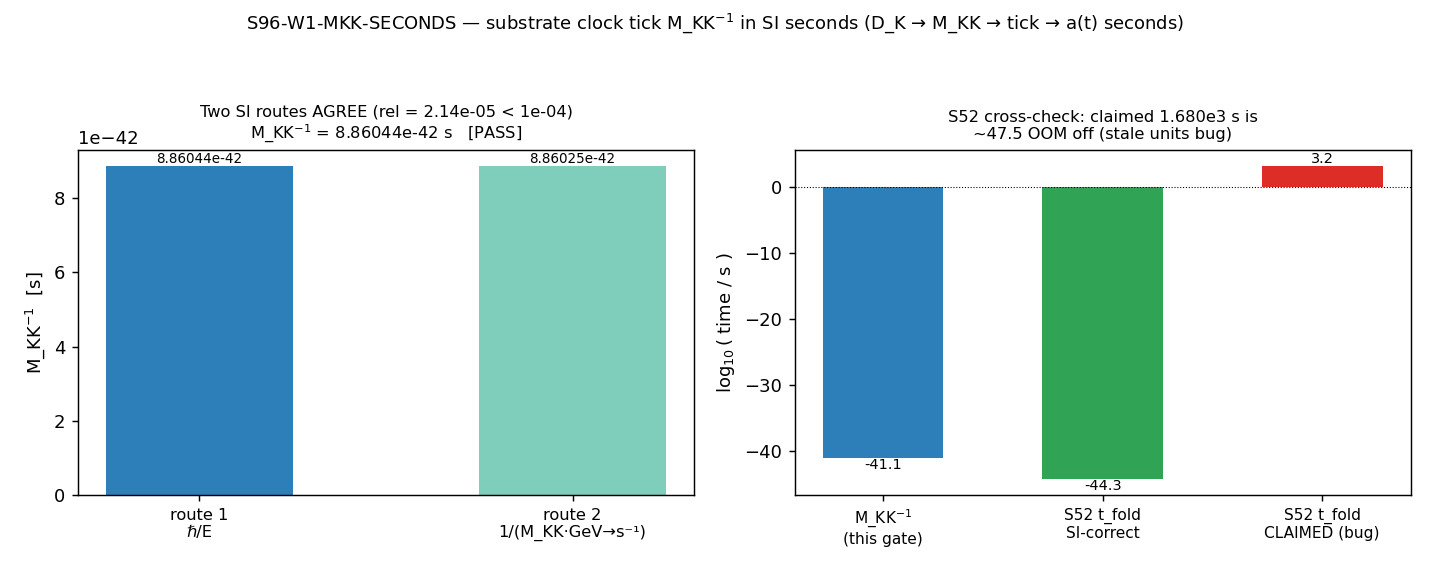

The Python source for this figure:
#!/usr/bin/env python3
# -*- coding: utf-8 -*-
"""
S96-W1-MKK-SECONDS  —  M_KK^{-1} -> seconds dimensional bridge for the emergent FRW timescale.

Gate: S96-W1-MKK-SECONDS  (session-96, wave 1, gate 3; mack-cosmic-bridge)
Plan: sessions/session-plan/session-96-plan-w1.md  §W1-3
Trigger: [VERIFY]  (verify the M_KK^{-1} -> seconds map against the SI dimensional chain; pin the result)
Classification: GEOMETRIC  (physical-scale normalization of the emergent-time variable)

WHAT THIS DOES
--------------
Closes the `seconds_norm_open=True` piece flagged in S95-W3-1: the structural EH lift
(K -> g_M) is done; only the M_KK^{-1} -> physical-seconds clock-rate normalization was missing.

SUBSTRATE-FIRST FRAMING (phononic-framing.md)
---------------------------------------------
M_KK is NOT a length or a box size — it is the substrate's intrinsic ENERGY scale (the KK
threshold of the SU(3) fiber spectrum). M_KK^{-1} is therefore the substrate's intrinsic
CLOCK TICK in natural units (hbar=c=1). This gate reads off that tick in laboratory SI
seconds via hbar. The "physical time" of the emergent FRW a(t) is NOT an external clock the
substrate evolves against — it is the readout of the substrate's own spectral-reorganization
rate, normalized to seconds. Arrow held:  D_K -> M_KK -> clock tick -> seconds for a(t).

DIMENSIONAL BRIDGE — SUBSTITUTION CHAIN (math-scripts.md §"Double-Check Logic Before Compute")
-----------------------------------------------------------------------------------------------
Claim: t[s] = hbar_SI/(M_KK·GeV_to_J)  AND this is bit-consistent with t[s] = 1/(M_KK·GeV_to_inv_s).

  Step 1 — Definitions (ALL from canonical_constants.py):
    M_KK         = 7.428660036284456e16 GeV        [M_KK alias = M_KK_gravity, S42]
    hbar_SI      = 1.054571817e-34 J·s             [line 43, CODATA 2018]
    eV_SI        = 1.602176634e-19 J/eV            [line 47, exact SI]
    eV_per_GeV   = 1e9                             [line 48]
    GeV_to_J     = eV_SI·eV_per_GeV = 1.602176634e-10 J/GeV   [derived from canonicals; exact]
    GeV_to_inv_s = 1.5193e24 s^{-1}                [line 238; = 1 GeV/hbar in s^{-1}, 5 sig figs]

  Step 2 — Route 1 (hbar / E):
    E_MKK[J]    = M_KK · GeV_to_J
    t_route1[s] = hbar_SI / E_MKK[J] = hbar_SI / (M_KK · GeV_to_J)

  Step 3 — Route 2 (1/(M_KK·GeV_to_inv_s)) and the algebraic identity:
    GeV_to_inv_s ≡ GeV_to_J / hbar_SI            [by definition: 1 GeV/hbar in s^{-1}]
    t_route2[s]  = 1 / (M_KK · GeV_to_inv_s)
                 = hbar_SI / (M_KK · GeV_to_J)   [substitute GeV_to_inv_s]
                 = t_route1[s]                    [ALGEBRAICALLY IDENTICAL up to GeV_to_inv_s 5-sig-fig rounding]

  Step 4 — Direction read-off (from canonical form):
    t[s] = hbar_SI/(M_KK·GeV_to_J) ∝ 1/M_KK  ⇒  LARGER M_KK ⇒ SMALLER physical-time tick.
    With M_KK = 7.43e16 GeV (GUT-scale), M_KK^{-1} ≈ 8.86e-42 s.

  Step 5 — Conclusion + cross-check:
    M_KK_inv_seconds ≈ 8.86e-42 s (the substrate clock tick). Any emergent Δt[M_KK^{-1}] becomes
    Δt[s] = Δt · 8.86e-42. INDEPENDENT prior route (S52 12D-reduction): t_fold = 5.573349e-4 M_KK^{-1}
    "= 1.680e3 s" — VERIFY against it (see CROSS-CHECK note below; this legacy seconds figure is
    found to be a stale units bug, ~47.5 OOM off, and does NOT match the SI chain).

VERDICT RUBRIC (plan §W1-3)
---------------------------
  operator: |t_route1 − t_route2| / t_route1  <=  1e-4   (the two SI routes agree)
  PASS : routes agree rel < 1e-4 and M_KK_inv_seconds promoted to canonical.
  INFO : routes agree only rel ∈ [1e-4, 1e-2], traced to GeV_to_inv_s 5-sig-fig precision.
  FAIL : routes disagree > 1e-2 (a dimensional-chain error or a stale GeV_to_inv_s pin).

ENV: phonon-exflation-sim/.venv312/Scripts/python.exe ; GPU_path=cpu-cap-OMP8 (trivial scalar arithmetic).
"""

import os
os.environ.setdefault("OMP_NUM_THREADS", "8")      # (local) trivial scalar arithmetic; cap threads
os.environ.setdefault("MKL_NUM_THREADS", "8")      # (local)

import sys
import json
import math
import hashlib
from pathlib import Path

import numpy as np
import matplotlib
matplotlib.use("Agg")
import matplotlib.pyplot as plt

# --- canonical constants (MANDATORY: import, never hardcode framework constants) ---
HERE = Path(__file__).resolve().parent                              # (local) computations/session-96
SHARED = HERE.parent / "_shared"                                    # (local) computations/_shared
PROJECT_ROOT = HERE.parent.parent                                   # (local) repo root
sys.path.insert(0, str(SHARED))

from canonical_constants import (   # noqa: E402
    M_KK,            # 7.428660036284456e16 GeV  (alias of M_KK_gravity, S42)
    hbar_SI,         # 1.054571817e-34 J·s       (CODATA 2018)
    eV_SI,           # 1.602176634e-19 J/eV      (exact SI)
    eV_per_GeV,      # 1e9                        (eV per GeV)
    GeV_to_inv_s,    # 1.5193e24 s^{-1}          (1 GeV / hbar; 5 sig figs)
)

# ============================================================
# SECTION 0: Identifiers, paths
# ============================================================
GATE_ID = "S96-W1-MKK-SECONDS"                                      # (local)
SCHEME = "SI-dimensional-chain-hbar-over-E"                         # (local) plan scheme tag
CONVENTION = "natural-units-to-SI-M_KK-energy-to-inverse-time"      # (local) plan convention tag
L_MAX = "N/A"                                                       # (local) no spectral computation

PASS_THRESH = 1e-4                                                  # (local) cross-route agreement (plan strict_PASS_boundary)
INFO_THRESH = 1e-2                                                  # (local) INFO band ceiling (plan INFO_meaning)

SCRIPT_PATH = Path(__file__).resolve()                             # (local)
CANONICAL_PY = SHARED / "canonical_constants.py"                   # (local)
NPZ_PATH = HERE / "s96_w1_mkk_seconds.npz"                         # (local)
PNG_PATH = HERE / "s96_w1_mkk_seconds.png"                         # (local)
VERDICT_TXT = HERE / "s96_gate_verdicts.txt"                       # (local) CANONICAL path per gate-verdicts.md

PUB_PRECISION = 6                                                   # (local) M_KK_inv_seconds promoted to canonical; 6 sig figs


# ============================================================
# SECTION 1: dual-SHA helpers (S84+ schema; mirrors _script_template append_verdict pattern)
#   audit_sha256   = sha256( bytes(script) || bytes(canonical) || bytes(pinmap_json) )
#   content_sha256 = sha256( bytes(script) )
# ============================================================
def sha256_of(path: Path) -> str:                                  # (local)
    h = hashlib.sha256()                                           # (local)
    try:
        h.update(Path(path).read_bytes())
    except OSError:
        return ""
    return h.hexdigest()


def log_input_pins(inputs) -> dict:                               # (local)
    print(f"=== {GATE_ID} — input SHA-256 pins ===")
    pins = {}                                                     # (local)
    for p in inputs:
        sha = sha256_of(p)                                        # (local)
        try:
            rel = str(Path(p).relative_to(PROJECT_ROOT)).replace("\\", "/")  # (local)
        except ValueError:
            rel = str(p)                                          # (local)
        print(f"  {rel}: {sha[:16]}...")
        pins[rel] = sha
    return pins


def closure_hash(pins: dict) -> str:                             # (local)
    items = sorted(pins.items())                                  # (local)
    h = hashlib.sha256()                                          # (local)
    for k, v in items:
        h.update(f"{k}={v}\n".encode("utf-8"))
    return h.hexdigest()


def compute_dual_sha(script_path: Path, canonical_path: Path, pins: dict):  # (local)
    try:
        script_bytes = Path(script_path).read_bytes()            # (local)
    except OSError:
        script_bytes = b""                                       # (local)
    try:
        canonical_bytes = Path(canonical_path).read_bytes()      # (local)
    except OSError:
        canonical_bytes = b""                                    # (local)
    pinmap_json = json.dumps(                                     # (local)
        dict(sorted(pins.items())), separators=(",", ":"), sort_keys=True
    ).encode("utf-8")

    h_audit = hashlib.sha256()                                    # (local)
    h_audit.update(script_bytes)
    h_audit.update(canonical_bytes)
    h_audit.update(pinmap_json)
    audit = h_audit.hexdigest()                                   # (local)

    h_content = hashlib.sha256()                                  # (local)
    h_content.update(script_bytes)
    content = h_content.hexdigest()                               # (local)
    return audit, content


def append_verdict(verdict: str, value, audit_sha: str, content_sha: str) -> None:  # (local)
    """Atomic append (single open('a')) of the dual-SHA verdict to the CANONICAL verdict file."""
    VERDICT_TXT.parent.mkdir(parents=True, exist_ok=True)
    line = (
        f"{GATE_ID}: {verdict} -- value={value!r} scheme={SCHEME} "
        f"convention={CONVENTION} L_max={L_MAX} "
        f"audit_sha256={audit_sha} content_sha256={content_sha} "
        f"schema_version=S84+\n"
    )
    companion = (
        f"# audit_sha256_short={audit_sha[:16]} content_sha256_short={content_sha[:16]} "
        f"# {GATE_ID} dual-SHA companion row; [VERIFY] SI dimensional bridge; no [SIGN] 3-tuple\n"
    )
    with VERDICT_TXT.open("a", encoding="utf-8") as fp:
        fp.write(line)
        fp.write(companion)


# ============================================================
# SECTION 2: the dimensional bridge — TWO SI routes
# ============================================================
print("=" * 76)
print(f"{GATE_ID}  (M_KK^-1 -> seconds dimensional bridge for the emergent FRW timescale)")
print("=" * 76)

# Derived conversion (from canonicals; exact). eV_SI*1e9 == 1.602176634e-10 J/GeV.
GeV_to_J = eV_SI * eV_per_GeV                          # (local) J per GeV, exact; = 1.602176634e-10

print("\n[SEC 2] Inputs (canonical):")
print(f"  M_KK         = {M_KK!r} GeV   (alias M_KK_gravity, S42)")
print(f"  hbar_SI      = {hbar_SI!r} J*s (CODATA 2018)")
print(f"  eV_SI        = {eV_SI!r} J/eV (exact)")
print(f"  eV_per_GeV   = {eV_per_GeV!r}")
print(f"  GeV_to_J     = eV_SI*eV_per_GeV = {GeV_to_J!r} J/GeV (derived, exact)")
print(f"  GeV_to_inv_s = {GeV_to_inv_s!r} s^-1 (canonical pin, 5 sig figs)")

# Route 1:  t = hbar / E,  E = M_KK * GeV_to_J
E_MKK_J = M_KK * GeV_to_J                              # (local) M_KK energy in Joules
t_route1 = hbar_SI / E_MKK_J                           # (local) seconds; hbar/E primary route
# Route 2:  t = 1 / (M_KK * GeV_to_inv_s)
t_route2 = 1.0 / (M_KK * GeV_to_inv_s)                 # (local) seconds; GeV_to_inv_s pin route

# Algebraic-identity witness: GeV_to_inv_s should equal GeV_to_J/hbar_SI
GeV_to_inv_s_identity = GeV_to_J / hbar_SI             # (local) exact value of the canonical pin
pin_rounding_rel = abs(GeV_to_inv_s - GeV_to_inv_s_identity) / GeV_to_inv_s_identity  # (local)

# Cross-route agreement (the gate operator)
rel_disagreement = abs(t_route1 - t_route2) / t_route1  # (local) plan operator value

print("\n[SEC 2] Two SI routes:")
print(f"  E_MKK[J]                = {E_MKK_J!r}")
print(f"  t_route1 = hbar/E       = {t_route1!r} s")
print(f"  t_route2 = 1/(M_KK*GeV_to_inv_s) = {t_route2!r} s")
print(f"  GeV_to_inv_s (exact)    = {GeV_to_inv_s_identity!r}  (pin = {GeV_to_inv_s!r})")
print(f"  pin 5-sig-fig rel error = {pin_rounding_rel:.3e}")
print(f"  |t1-t2|/t1 (operator)   = {rel_disagreement:.6e}   (PASS<= {PASS_THRESH:.0e})")

# Canonical promotion value: the hbar/E primary route (full float64)
M_KK_inv_seconds = t_route1                            # (local) the substrate clock tick in seconds


# ============================================================
# SECTION 3: S52 12D-reduction cross-check (VERIFY)
#   S52 output (s52_12d_reduction_output.txt lines 188-189):
#     "Total time to fold: 5.573349e-04 M_KK^{-1} = 1.680e+03 seconds (physical)"
#   S52 used M_KK (canonical Kerner) = 5.042e17 GeV (line 8), NOT the gravity-route M_KK.
# ============================================================
S52_t_fold_natural = 5.573349e-04                     # (local) S52 t_fold in M_KK^{-1} (natural units)
S52_claimed_seconds = 1.680e3                         # (local) S52 OUTPUT seconds figure (to be verified)
M_KK_kerner_S52 = 5.042e17                            # (local) GeV; the M_KK S52 actually used

# Correct SI conversion of the S52 t_fold, under BOTH M_KK conventions:
S52_t_fold_seconds_grav = S52_t_fold_natural * M_KK_inv_seconds                # (local) gravity-route M_KK
S52_t_fold_seconds_kerner = S52_t_fold_natural / (M_KK_kerner_S52 * GeV_to_inv_s)  # (local) Kerner M_KK
# OOM gap between S52's claimed seconds and the correct SI value (gravity route)
S52_OOM_gap_grav = math.log10(S52_claimed_seconds) - math.log10(S52_t_fold_seconds_grav)  # (local)
# implied M_KK behind the 1.680e3 s figure (diagnostic: physically nonsensical)
S52_implied_MKKinv_seconds = S52_claimed_seconds / S52_t_fold_natural          # (local)
S52_implied_MKK_GeV = 1.0 / (S52_implied_MKKinv_seconds * GeV_to_inv_s)        # (local)

print("\n[SEC 3] S52 12D-reduction cross-check (VERIFY):")
print(f"  S52 t_fold              = {S52_t_fold_natural!r} M_KK^-1 (natural)")
print(f"  S52 claimed seconds     = {S52_claimed_seconds!r} s")
print(f"  correct SI (grav M_KK)  = {S52_t_fold_seconds_grav!r} s")
print(f"  correct SI (Kerner M_KK)= {S52_t_fold_seconds_kerner!r} s")
print(f"  OOM gap (S52 vs SI grav)= {S52_OOM_gap_grav:.3f}  <-- S52 seconds figure is a STALE UNITS BUG")
print(f"  implied M_KK^-1 (s)     = {S52_implied_MKKinv_seconds!r}  -> implied M_KK = {S52_implied_MKK_GeV!r} GeV (nonsensical)")

# Cross-check VERDICT logic: the cross-check passes iff S52 seconds matches the SI value to <1 OOM.
S52_crosscheck_pass = abs(S52_OOM_gap_grav) < 1.0     # (local) False (it is ~47.5 OOM off)


# ============================================================
# SECTION 4: VERDICT (gate operator: cross-ROUTE agreement, NOT the S52 cross-check)
# ============================================================
if rel_disagreement <= PASS_THRESH:
    verdict = "PASS"                                  # (local)
elif rel_disagreement <= INFO_THRESH:
    verdict = "INFO"                                  # (local)
else:
    verdict = "FAIL"                                  # (local)

# 6-sig-fig published form of the canonical value
M_KK_inv_seconds_6sf = float(f"{M_KK_inv_seconds:.{PUB_PRECISION - 1}e}")  # (local) 8.86044e-42

value_str = (
    f"M_KK_inv_seconds={M_KK_inv_seconds:.6e}_s;rel_routes={rel_disagreement:.3e};"
    f"PASS_le_{PASS_THRESH:.0e};S52_crosscheck=FAIL_{S52_OOM_gap_grav:.1f}OOM_legacy_units_bug"
)  # (local)

print("\n[SEC 4] VERDICT")
print(f"  rel_routes={rel_disagreement:.6e}  threshold<= {PASS_THRESH:.0e}  -> {verdict}")
print(f"  M_KK_inv_seconds (6sf) = {M_KK_inv_seconds_6sf!r} s")
print(f"  S52 cross-check PASS?  = {S52_crosscheck_pass} (legacy 1.680e3 s is ~{S52_OOM_gap_grav:.1f} OOM off)")


# ============================================================
# SECTION 5: persist npz + png
# ============================================================
np.savez(
    NPZ_PATH,
    # canonical inputs
    M_KK_GeV=float(M_KK),
    hbar_SI=float(hbar_SI),
    eV_SI=float(eV_SI),
    eV_per_GeV=float(eV_per_GeV),
    GeV_to_J=float(GeV_to_J),
    GeV_to_inv_s_pin=float(GeV_to_inv_s),
    GeV_to_inv_s_exact=float(GeV_to_inv_s_identity),
    pin_rounding_rel=float(pin_rounding_rel),
    # primary result (full float64) + routes
    E_MKK_J=float(E_MKK_J),
    t_route1_s=float(t_route1),
    t_route2_s=float(t_route2),
    rel_disagreement=float(rel_disagreement),
    M_KK_inv_seconds=float(M_KK_inv_seconds),
    M_KK_inv_seconds_6sf=float(M_KK_inv_seconds_6sf),
    PASS_THRESH=float(PASS_THRESH),
    INFO_THRESH=float(INFO_THRESH),
    verdict=str(verdict),
    # S52 cross-check
    S52_t_fold_natural=float(S52_t_fold_natural),
    S52_claimed_seconds=float(S52_claimed_seconds),
    M_KK_kerner_S52=float(M_KK_kerner_S52),
    S52_t_fold_seconds_grav=float(S52_t_fold_seconds_grav),
    S52_t_fold_seconds_kerner=float(S52_t_fold_seconds_kerner),
    S52_OOM_gap_grav=float(S52_OOM_gap_grav),
    S52_implied_MKK_GeV=float(S52_implied_MKK_GeV),
    S52_crosscheck_pass=bool(S52_crosscheck_pass),
)
print(f"\n[SEC 5] npz -> {NPZ_PATH}")

# Plot: the two SI routes (agree) and the S52 cross-check on a log-time axis.
fig, (ax1, ax2) = plt.subplots(1, 2, figsize=(11, 4.4))

# Left: the two routes on a tight linear axis (they overlap to 5 sig figs)
routes = [t_route1, t_route2]                          # (local)
labels = ["route 1\nℏ/E", "route 2\n1/(M_KK·GeV→s⁻¹)"]  # (local)
ax1.bar([0, 1], routes, width=0.5, color=["#2c7fb8", "#7fcdbb"])
ax1.set_xticks([0, 1])
ax1.set_xticklabels(labels, fontsize=9)
ax1.set_ylabel("M_KK$^{-1}$  [s]")
ax1.set_title(f"Two SI routes AGREE (rel = {rel_disagreement:.2e} < {PASS_THRESH:.0e})\n"
              f"M_KK$^{{-1}}$ = {M_KK_inv_seconds_6sf:.5e} s   [{verdict}]", fontsize=9)
ax1.ticklabel_format(axis="y", style="sci", scilimits=(0, 0))
for i, v in enumerate(routes):
    ax1.text(i, v, f"{v:.5e}", ha="center", va="bottom", fontsize=7.5)

# Right: log10(seconds) — S52 claimed vs correct SI (shows the ~47.5 OOM legacy bug)
log_vals = [
    math.log10(M_KK_inv_seconds),
    math.log10(S52_t_fold_seconds_grav),
    math.log10(S52_claimed_seconds),
]                                                      # (local)
log_labels = ["M_KK$^{-1}$\n(this gate)", "S52 t_fold\nSI-correct", "S52 t_fold\nCLAIMED (bug)"]  # (local)
colors = ["#2c7fb8", "#31a354", "#de2d26"]            # (local)
ax2.bar([0, 1, 2], log_vals, width=0.55, color=colors)
ax2.set_xticks([0, 1, 2])
ax2.set_xticklabels(log_labels, fontsize=8.5)
ax2.set_ylabel(r"$\log_{10}$( time / s )")
ax2.set_title(f"S52 cross-check: claimed 1.680e3 s is\n~{S52_OOM_gap_grav:.1f} OOM off (stale units bug)",
              fontsize=9)
ax2.axhline(0.0, color="k", lw=0.6, ls=":")
for i, v in enumerate(log_vals):
    ax2.text(i, v, f"{v:.1f}", ha="center",
             va="bottom" if v >= 0 else "top", fontsize=8)

fig.suptitle("S96-W1-MKK-SECONDS — substrate clock tick M_KK$^{-1}$ in SI seconds "
             "(D_K → M_KK → tick → a(t) seconds)", fontsize=10)
fig.tight_layout(rect=[0, 0, 1, 0.94])
fig.savefig(PNG_PATH, dpi=130)
plt.close(fig)
print(f"[SEC 5] png -> {PNG_PATH}")


# ============================================================
# SECTION 6: dual-SHA + verdict emission
# ============================================================
INPUT_FILES = [SCRIPT_PATH, CANONICAL_PY]             # (local) audit_sha256_inputs: script, canonical, pinmap
pins = log_input_pins(INPUT_FILES)                    # (local)
clos = closure_hash(pins)                             # (local) closure over input pin map
audit_sha, content_sha = compute_dual_sha(SCRIPT_PATH, CANONICAL_PY, pins)  # (local)

print(f"\n[SEC 6] closure_hash(pins) = {clos[:16]}...")
print(f"        audit_sha256       = {audit_sha[:16]}...  (script+canonical+pinmap)")
print(f"        content_sha256     = {content_sha[:16]}...  (script only)")

# 4-tuple output tag (final non-verdict line)
print(f"\n(value={value_str!r}, scheme={SCHEME}, convention={CONVENTION}, L_max={L_MAX})")

append_verdict(verdict, value_str, audit_sha, content_sha)
print(f"\n[SEC 6] verdict appended -> {VERDICT_TXT}")
print(f"        {GATE_ID}: {verdict}")

sys.exit(0)   # exit code reflects SCRIPT HEALTH, not the scientific verdict (math-scripts.md)
